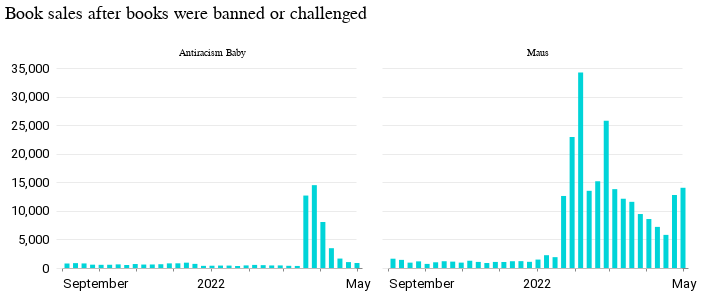

Notebook cell for this chart:
### Code cell
alt.Chart(
    df[(df["book"] != "All Boys Aren't Blue") & (df["book"] != "Gender Queer")]
).mark_bar().encode(
    x=alt.X("week_begin:T", title=""),
    y=alt.Y("sales", title=""),
    facet=alt.Facet("book", columns=4, title=" "),
).properties(
    width=300, height=200, title="Book sales after books were banned or challenged"
)

### Figure 1 — Vega-Lite specification as saved in the notebook (floating-point values rounded to 4 significant figures)
{"config": {"view": {"width": 800, "height": 450, "strokeOpacity": 0}, "background": "#ffffff", "title": {"anchor": "start", "font": "Summit Sans", "fontColor": "palette[\"black\"]", "fontSize": 18, "fontWeight": "normal"}, "arc": {"fill": "#00d4d8"}, "area": {"fill": "#00d4d8"}, "line": {"stroke": "#00d4d8", "strokeWidth": 3}, "path": {"stroke": "#00d4d8"}, "rect": {"fill": "#00d4d8"}, "shape": {"stroke": "#00d4d8"}, "bar": {"fill": "#00d4d8"}, "point": {"stroke": "#00d4d8"}, "symbol": {"fill": "#00d4d8", "size": 30}, "axis": {"titleFont": "Roboto", "titleFontSize": 15, "titleFontWeight": "normal", "labelFont": "Roboto, sans", "labelFontSize": 13, "labelFontWeight": "normal"}, "axisX": {"labelAngle": 0, "labelPadding": 6, "tickSize": 3, "grid": false}, "axisY": {"labelBaseline": "middle", "maxExtent": 45, "minExtent": 45, "titleAlign": "left", "titleAngle": 0, "titleX": -45, "titleY": -11, "domainOpacity": 0, "gridWidth": 0.6, "gridColor": "#dddddd", "offset": 6, "tickSize": 0, "titleColor": "#767676"}, "legend": {"titleFont": "Roboto", "titleFontSize": 15, "titleFontWeight": "normal", "symbolType": "square", "labelFont": "Roboto, sans", "labelFontSize": 13}, "range": {"category": ["#005f66", "#e37e2d", "#d64a3b", "#76b0ef", "#c1bc40"], "diverging": ["#e68a4f", "#f4bb6a", "#f9e39c", "#dadfe2", "#a6b7c6", "#849eae"], "heatmap": ["#7ff6f6", "#00eeef", "#00d4d8", "#00abb2", "#00848b", "#fbf2c7", "#00363d"], "ordinal": ["#7ff6f6", "#00eeef", "#00d4d8", "#00abb2", "#00848b", "#fbf2c7", "#00363d"], "ramp": ["#7ff6f6", "#00eeef", "#00d4d8", "#00abb2", "#00848b", "#fbf2c7", "#00363d"]}}, "data": {"name": "data-cf2d2edd3e26427df6abcfa590e9b259"}, "mark": "bar", "encoding": {"facet": {"columns": 4, "field": "book", "title": " ", "type": "nominal"}, "x": {"field": "week_begin", "title": "", "type": "temporal"}, "y": {"field": "sales", "title": "", "type": "quantitative"}}, "height": 200, "title": "Book sales after books were banned or challenged", "width": 300, "$schema": "https://vega.github.io/schema/vega-lite/v4.17.0.json", "datasets": {"data-cf2d2edd3e26427df6abcfa590e9b259": [{"week_begin": "2021-09-05T00:00:00", "sales": 788, "book": "Antiracism Baby", "pct_change": null}, {"week_begin": "2021-09-12T00:00:00", "sales": 853, "book": "Antiracism Baby", "pct_change": 8.25}, {"week_begin": "2021-09-19T00:00:00", "sales": 801, "book": "Antiracism Baby", "pct_change": -6.1}, {"week_begin": "2021-09-26T00:00:00", "sales": 582, "book": "Antiracism Baby", "pct_change": -27.34}, {"week_begin": "2021-10-03T00:00:00", "sales": 557, "book": "Antiracism Baby", "pct_change": -4.3}, {"week_begin": "2021-10-10T00:00:00", "sales": 568, "book": "Antiracism Baby", "pct_change": 1.97}, {"week_begin": "2021-10-17T00:00:00", "sales": 634, "book": "Antiracism Baby", "pct_change": 11.62}, {"week_begin": "2021-10-24T00:00:00", "sales": 527, "book": "Antiracism Baby", "pct_change": -16.88}, {"week_begin": "2021-10-31T00:00:00", "sales": 695, "book": "Antiracism Baby", "pct_change": 31.88}, {"week_begin": "2021-11-07T00:00:00", "sales": 604, "book": "Antiracism Baby", "pct_change": -13.09}, {"week_begin": "2021-11-14T00:00:00", "sales": 616, "book": "Antiracism Baby", "pct_change": 1.99}, {"week_begin": "2021-11-21T00:00:00", "sales": 660, "book": "Antiracism Baby", "pct_change": 7.14}, {"week_begin": "2021-11-28T00:00:00", "sales": 811, "book": "Antiracism Baby", "pct_change": 22.88}, {"week_begin": "2021-12-05T00:00:00", "sales": 820, "book": "Antiracism Baby", "pct_change": 1.11}, {"week_begin": "2021-12-12T00:00:00", "sales": 934, "book": "Antiracism Baby", "pct_change": 13.9}, {"week_begin": "2021-12-19T00:00:00", "sales": 722, "book": "Antiracism Baby", "pct_change": -22.7}, {"week_begin": "2021-12-26T00:00:00", "sales": 377, "book": "Antiracism Baby", "pct_change": -47.78}, {"week_begin": "2022-01-02T00:00:00", "sales": 401, "book": "Antiracism Baby", "pct_change": 6.37}, {"week_begin": "2022-01-09T00:00:00", "sales": 428, "book": "Antiracism Baby", "pct_change": 6.73}, {"week_begin": "2022-01-16T00:00:00", "sales": 424, "book": "Antiracism Baby", "pct_change": -0.93}, {"week_begin": "2022-01-23T00:00:00", "sales": 350, "book": "Antiracism Baby", "pct_change": -17.45}, {"week_begin": "2022-01-30T00:00:00", "sales": 455, "book": "Antiracism Baby", "pct_change": 30.0}, {"week_begin": "2022-02-06T00:00:00", "sales": 541, "book": "Antiracism Baby", "pct_change": 18.9}, {"week_begin": "2022-02-13T00:00:00", "sales": 498, "book": "Antiracism Baby", "pct_change": -7.95}, {"week_begin": "2022-02-20T00:00:00", "sales": 447, "book": "Antiracism Baby", "pct_change": -10.24}, {"week_begin": "2022-02-27T00:00:00", "sales": 453, "book": "Antiracism Baby", "pct_change": 1.34}, {"week_begin": "2022-03-06T00:00:00", "sales": 386, "book": "Antiracism Baby", "pct_change": -14.79}, {"week_begin": "2022-03-13T00:00:00", "sales": 359, "book": "Antiracism Baby", "pct_change": -6.99}, {"week_begin": "2022-03-20T00:00:00", "sales": 12679, "book": "Antiracism Baby", "pct_change": 3432.0}, {"week_begin": "2022-03-27T00:00:00", "sales": 14498, "book": "Antiracism Baby", "pct_change": 14.35}, {"week_begin": "2022-04-03T00:00:00", "sales": 8051, "book": "Antiracism Baby", "pct_change": -44.47}, {"week_begin": "2022-04-10T00:00:00", "sales": 3467, "book": "Antiracism Baby", "pct_change": -56.94}, {"week_begin": "2022-04-17T00:00:00", "sales": 1651, "book": "Antiracism Baby", "pct_change": -52.38}, {"week_begin": "2022-04-24T00:00:00", "sales": 1033, "book": "Antiracism Baby", "pct_change": -37.43}, {"week_begin": "2022-05-01T00:00:00", "sales": 872, "book": "Antiracism Baby", "pct_change": -15.59}, {"week_begin": "2021-09-05T00:00:00", "sales": 1627, "book": "Maus", "pct_change": null}, {"week_begin": "2021-09-12T00:00:00", "sales": 1422, "book": "Maus", "pct_change": -12.6}, {"week_begin": "2021-09-19T00:00:00", "sales": 938, "book": "Maus", "pct_change": -34.04}, {"week_begin": "2021-09-26T00:00:00", "sales": 1162, "book": "Maus", "pct_change": 23.88}, {"week_begin": "2021-10-03T00:00:00", "sales": 717, "book": "Maus", "pct_change": -38.3}, {"week_begin": "2021-10-10T00:00:00", "sales": 1001, "book": "Maus", "pct_change": 39.61}, {"week_begin": "2021-10-17T00:00:00", "sales": 1185, "book": "Maus", "pct_change": 18.38}, {"week_begin": "2021-10-24T00:00:00", "sales": 1116, "book": "Maus", "pct_change": -5.82}, {"week_begin": "2021-10-31T00:00:00", "sales": 941, "book": "Maus", "pct_change": -15.68}, {"week_begin": "2021-11-07T00:00:00", "sales": 1270, "book": "Maus", "pct_change": 34.96}, {"week_begin": "2021-11-14T00:00:00", "sales": 1065, "book": "Maus", "pct_change": -16.14}, {"week_begin": "2021-11-21T00:00:00", "sales": 871, "book": "Maus", "pct_change": -18.22}, {"week_begin": "2021-11-28T00:00:00", "sales": 1062, "book": "Maus", "pct_change": 21.93}, {"week_begin": "2021-12-05T00:00:00", "sales": 1052, "book": "Maus", "pct_change": -0.94}, {"week_begin": "2021-12-12T00:00:00", "sales": 1185, "book": "Maus", "pct_change": 12.64}, {"week_begin": "2021-12-19T00:00:00", "sales": 1200, "book": "Maus", "pct_change": 1.27}, {"week_begin": "2021-12-26T00:00:00", "sales": 1082, "book": "Maus", "pct_change": -9.83}, {"week_begin": "2022-01-02T00:00:00", "sales": 1474, "book": "Maus", "pct_change": 36.23}, {"week_begin": "2022-01-09T00:00:00", "sales": 2241, "book": "Maus", "pct_change": 52.04}, {"week_begin": "2022-01-16T00:00:00", "sales": 1898, "book": "Maus", "pct_change": -15.31}, {"week_begin": "2022-01-23T00:00:00", "sales": 12607, "book": "Maus", "pct_change": 564.2}, {"week_begin": "2022-01-30T00:00:00", "sales": 22908, "book": "Maus", "pct_change": 81.71}, {"week_begin": "2022-02-06T00:00:00", "sales": 34220, "book": "Maus", "pct_change": 49.38}, {"week_begin": "2022-02-13T00:00:00", "sales": 13508, "book": "Maus", "pct_change": -60.53}, {"week_begin": "2022-02-20T00:00:00", "sales": 15179, "book": "Maus", "pct_change": 12.37}, {"week_begin": "2022-02-27T00:00:00", "sales": 25777, "book": "Maus", "pct_change": 69.82}, {"week_begin": "2022-03-06T00:00:00", "sales": 13799, "book": "Maus", "pct_change": -46.47}, {"week_begin": "2022-03-13T00:00:00", "sales": 12121, "book": "Maus", "pct_change": -12.16}, {"week_begin": "2022-03-20T00:00:00", "sales": 11580, "book": "Maus", "pct_change": -4.46}, {"week_begin": "2022-03-27T00:00:00", "sales": 9445, "book": "Maus", "pct_change": -18.44}, {"week_begin": "2022-04-03T00:00:00", "sales": 8570, "book": "Maus", "pct_change": -9.26}, {"week_begin": "2022-04-10T00:00:00", "sales": 7195, "book": "Maus", "pct_change": -16.04}, {"week_begin": "2022-04-17T00:00:00", "sales": 5796, "book": "Maus", "pct_change": -19.44}, {"week_begin": "2022-04-24T00:00:00", "sales": 12772, "book": "Maus", "pct_change": 120.4}, {"week_begin": "2022-05-01T00:00:00", "sales": 14039, "book": "Maus", "pct_change": 9.92}]}}
